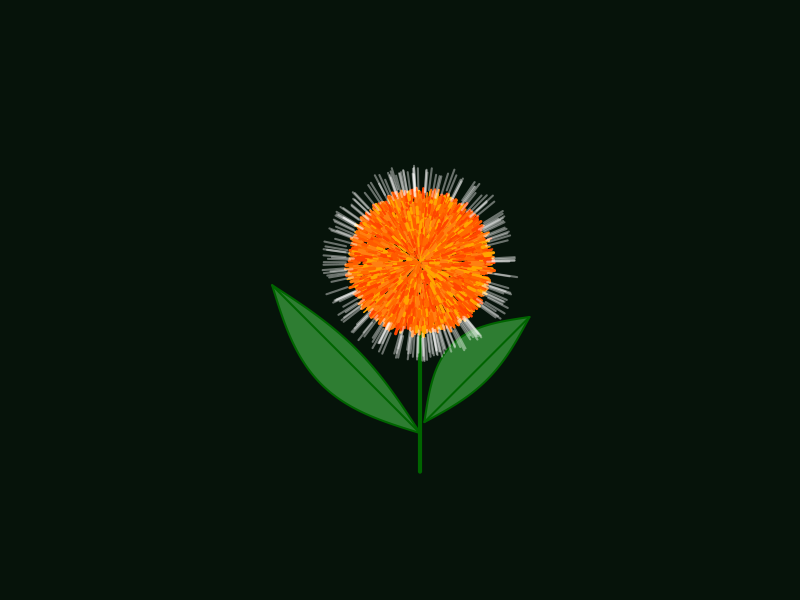

Source code (R):
# Kadam Flower in R
# Orange center + white outer petals
# Dark background

# set.seed(123)

# leaves -------------------------

leaf_angle <- function(x0, y0,
                       angle = 0,
                       len = 1.4,
                       width_top = 0.32,
                       width_bot = 0.13,
                       col = "#2E7D32") { #"#1B5E20"
  
  t <- seq(0, 1, length.out = 400)
  
  # leaf shape along x-axis first
  x_top <- len * t
  y_top <- width_top * sin(pi*t)
  
  x_bot <- rev(len * t)
  y_bot <- rev(-width_bot * sin(pi*t))
  
  x <- c(x_top, x_bot)
  y <- c(y_top, y_bot)
  
  # rotate
  xr <- x*cos(angle) - y*sin(angle)
  yr <- x*sin(angle) + y*cos(angle)
  
  polygon(
    x0 + xr, y0 + yr,
    col = col,
    border = "darkgreen", #7CFC90",
    lwd = 2
  )
  
  # middle vein
  xv <- len*t
  yv <- rep(0, length(t))
  
  xvr <- xv*cos(angle) - yv*sin(angle)
  yvr <- xv*sin(angle) + yv*cos(angle)
  
  lines(
    x0 + xvr, y0 + yvr,
    col = "darkgreen",#C8FFD4",
    lwd = 2
  )
}

# canvas ====================
par(bg = "#06130A")
plot(
  0, 0,
  type = "n",
  xlim = c(-1.5, 1.5),
  ylim = c(-2.0, 1.5),
  asp  = 1,
  axes = FALSE,
  xlab = "",
  ylab = "",
  main = ""
)

# right leaf
leaf_angle(
  x0 = 0.04, y0 = -1.45,
  angle = pi/4,#210*pi/180,
  len = 1.35
)

# stem 
segments(
  0, -0.6,
  0, -1.9,
  col = "darkgreen",
  lwd = 4
)

# left leaf
leaf_angle(
  x0 = 0, y0 = -1.55,
  angle = pi/2 + pi/4,
  len = 1.9
)


# FLOWER ==========================================
# dense orange center

n_center <- 3500

theta <- runif(n_center, 0, 2*pi)

# spherical density
r <- 0.6 * sqrt(runif(n_center))

x <- r*cos(theta)
y <- r*sin(theta)

# orange spikes
for(i in 1:n_center) {
  
  rr <- sqrt(x[i]^2 + y[i]^2)
  
  angle <- atan2(y[i], x[i])
  
  len <- runif(1, 0.03, 0.09)
  
  x2 <- x[i] + len*cos(angle)
  y2 <- y[i] + len*sin(angle)
  
  segments(
    x[i], y[i],
    x2, y2,
    col = sample(
      c("#FF4500",
        "#FF5A00",
        "#FF6A00",
        "#FF7F11",
        "#FFA500"),
      1
    ),
    lwd = runif(1, 1.5, 3.5),
    lend = "round"
  )
}

# white outer petals
n_petals <- 200

theta2 <- runif(n_petals, 0, 2*pi)

r2 <- runif(n_petals, 0.6, 0.7) #runif(n_petals, 0.7, 0.85)

x2 <- r2*cos(theta2)
y2 <- r2*sin(theta2)

for(i in 1:n_petals) {
  
  angle <- atan2(y2[i], x2[i])
  
  len <- 0.2 #runif(1, 0.08, 0.23)
  
  x3 <- x2[i] + len*cos(angle)
  y3 <- y2[i] + len*sin(angle)
  
  segments(
    x2[i], y2[i],
    x3, y3,
    col = rgb(1, 1, 1,
              alpha = 0.4),
    lwd = 2, #runif(1, 2, 5),
    lend = "round"
  )
}

par(bg = "white")
rm(list = ls())
